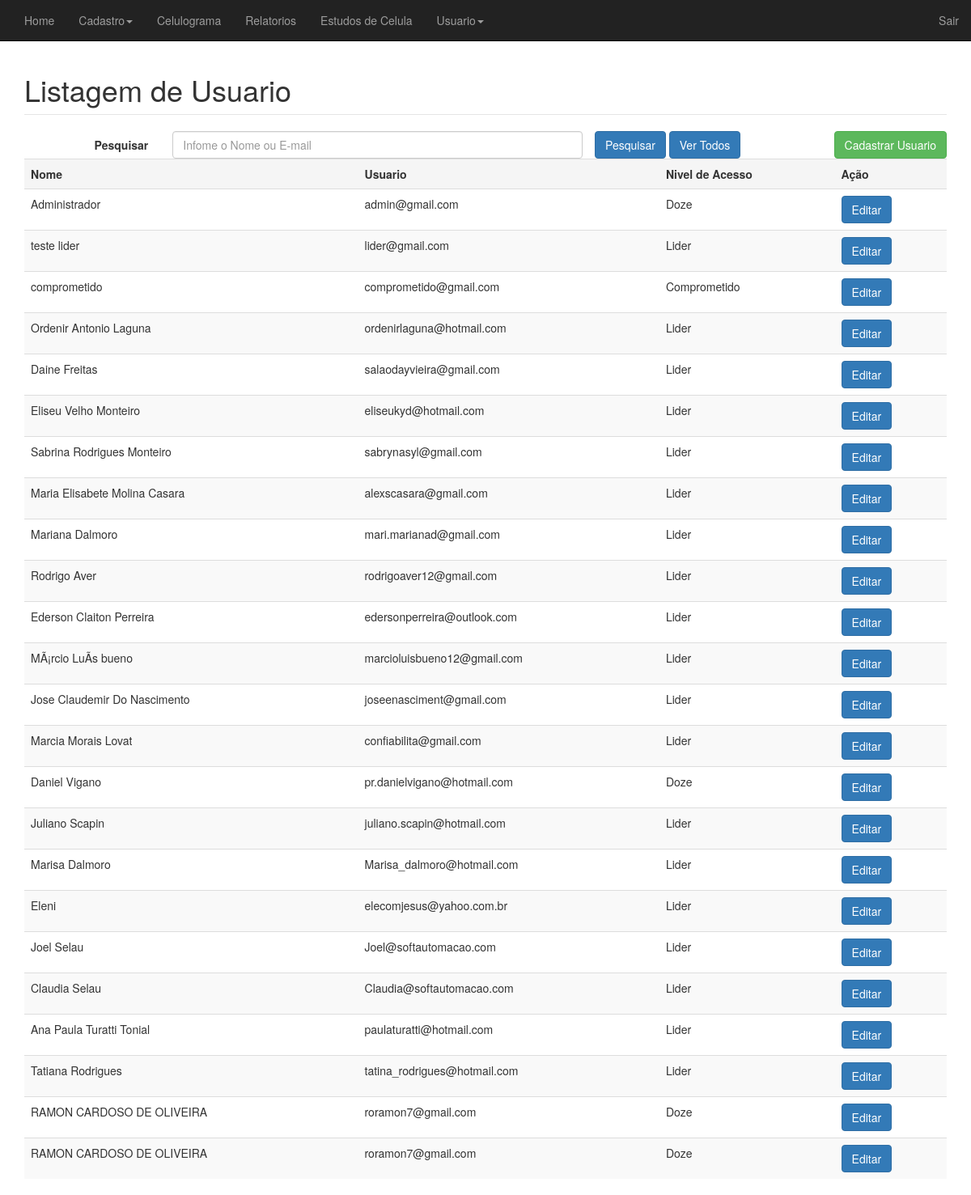
The app's page /_doze__old/lista_usuario.php (signed in) with its own data.
### tables this page shows
CREATE TABLE `cadusuario` (
  `Idusuario` int(11) NOT NULL,
  `nomeCompleto` varchar(100) DEFAULT NULL,
  `email` varchar(100) DEFAULT NULL,
  `senha` varchar(50) DEFAULT NULL,
  `niveisacesso` varchar(100) DEFAULT NULL,
  `DataCadastro` timestamp NULL DEFAULT CURRENT_TIMESTAMP,
  `DataAlteracao` timestamp NULL DEFAULT '0000-00-00 00:00:00'
);

### _doze__old/lista_usuario.php (the view, shortened to what this page needs)
<?php
$termo = (isset($_GET['termo'])) ? $_GET['termo'] : '';
if (empty($termo)):
	$conexao = conexao::getInstance();
	$sql = 'SELECT IDUsuario, nomeCompleto, email, niveisacesso FROM cadusuario';
	$stm = $conexao->prepare($sql);
	$stm->execute();
	$discipulos = $stm->fetchAll(PDO::FETCH_OBJ);
endif;
?>
<!DOCTYPE html>
<html>
<head>
	<link href="../css/bootstrap.css" rel="stylesheet">
    <link href="../css/sistema.css" rel="stylesheet">
</head>
<body>
	<?php require_once('../templates/header.php') ?>
	<div class='container'>
		<fieldset>
			<legend><h1>Listagem de Usuario</h1></legend>
			<form action="" method="get" id='form-contato' class="form-horizontal col-md-10">
				<label class="col-md-2 control-label" for="termo">Pesquisar</label>
				<div class='col-md-7'>
			    	<input type="text" class="form-control" id="termo" name="termo" placeholder="Infome o Nome ou E-mail">
				</div>
			    <button type="submit" class="btn btn-primary">Pesquisar</button>
			    <a href='lista_membro.php' class="btn btn-primary">Ver Todos</a>
			</form>
			<a href='cadastro_Usuario.php' class="btn btn-success pull-right">Cadastrar Usuario</a>
			<?php if(!empty($discipulos)):?>
				<table class="table table-striped">
					<tr class='active'>
						<th>Nome</th>
						<th>Usuario</th>
						<th>Nivel de Acesso</th>
						<th>Ação</th>
					</tr>
					<?php foreach($discipulos as $discipulo):?>
						<tr>
							<td><?=$discipulo->nomeCompleto?></td>
							<td><?=$discipulo->email?></td>
							<td><?=$discipulo->niveisacesso?></td>
							<td>
								<a href='editar_usuario.php?id=<?=$discipulo->IDUsuario?>' class="btn btn-primary">Editar</a>
							</td>
						</tr>
					<?php endforeach;?>
				</table>
			<?php else: ?>
				<h3 class="text-center text-primary">Não existem Usuario cadastrados!</h3>
			<?php endif; ?>
		</fieldset>
	</div>
</body>
</html>

### records on screen
cadusuario: nomeCompleto "Administrador", email "admin@gmail.com", niveisacesso "Doze"
cadusuario: nomeCompleto "teste lider", email "lider@gmail.com", niveisacesso "Lider"
cadusuario: nomeCompleto "comprometido", email "comprometido@gmail.com", niveisacesso "Comprometido"
cadusuario: nomeCompleto "Ordenir Antonio Laguna", email "ordenirlaguna@hotmail.com", niveisacesso "Lider"
cadusuario: nomeCompleto "Daine Freitas", email "salaodayvieira@gmail.com", niveisacesso "Lider"
cadusuario: nomeCompleto "Eliseu Velho Monteiro", email "eliseukyd@hotmail.com", niveisacesso "Lider"
cadusuario: nomeCompleto "Sabrina Rodrigues Monteiro", email "sabrynasyl@gmail.com", niveisacesso "Lider"
cadusuario: nomeCompleto "Maria Elisabete Molina Casara", email "alexscasara@gmail.com", niveisacesso "Lider"
cadusuario: nomeCompleto "Mariana Dalmoro", email "mari.marianad@gmail.com", niveisacesso "Lider"
cadusuario: nomeCompleto "Rodrigo Aver", email "rodrigoaver12@gmail.com", niveisacesso "Lider"
cadusuario: nomeCompleto "Ederson Claiton Perreira", email "edersonperreira@outlook.com", niveisacesso "Lider"
cadusuario: nomeCompleto "MÃ¡rcio LuÃ­s bueno", email "marcioluisbueno12@gmail.com", niveisacesso "Lider"
cadusuario: nomeCompleto "Jose Claudemir Do Nascimento", email "joseenasciment@gmail.com", niveisacesso "Lider"
cadusuario: nomeCompleto "Marcia Morais Lovat", email "confiabilita@gmail.com", niveisacesso "Lider"
cadusuario: nomeCompleto "Daniel Vigano", email "pr.danielvigano@hotmail.com", niveisacesso "Doze"
cadusuario: nomeCompleto "Juliano Scapin", email "juliano.scapin@hotmail.com", niveisacesso "Lider"
cadusuario: nomeCompleto "Marisa Dalmoro", email "Marisa_dalmoro@hotmail.com", niveisacesso "Lider"
cadusuario: nomeCompleto "Eleni", email "elecomjesus@yahoo.com.br", niveisacesso "Lider"
cadusuario: nomeCompleto "Joel Selau", email "Joel@softautomacao.com", niveisacesso "Lider"
cadusuario: nomeCompleto "Claudia Selau", email "Claudia@softautomacao.com", niveisacesso "Lider"
cadusuario: nomeCompleto "Ana Paula Turatti Tonial", email "paulaturatti@hotmail.com", niveisacesso "Lider"
cadusuario: nomeCompleto "Tatiana Rodrigues", email "tatina_rodrigues@hotmail.com", niveisacesso "Lider"
cadusuario: nomeCompleto "RAMON CARDOSO DE OLIVEIRA", email "roramon7@gmail.com", niveisacesso "Doze"
cadusuario: nomeCompleto "RAMON CARDOSO DE OLIVEIRA", email "roramon7@gmail.com", niveisacesso "Doze"
